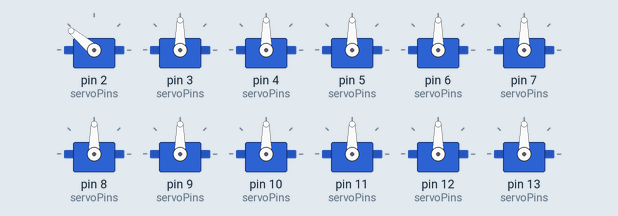
The sketch below on a simulated Arduino Uno, built with avr-gcc and run on an emulated ATmega328P. On the bench: 12 × servo.

Above: at 0.1 s.
At 10.1 s:
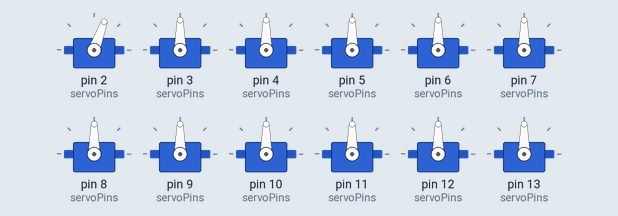
At 30.1 s:
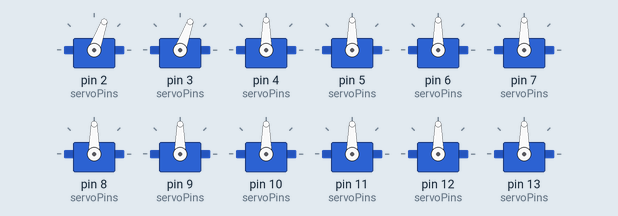
At 60.1 s:
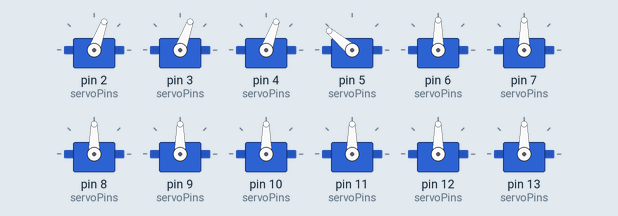
At 90.1 s:
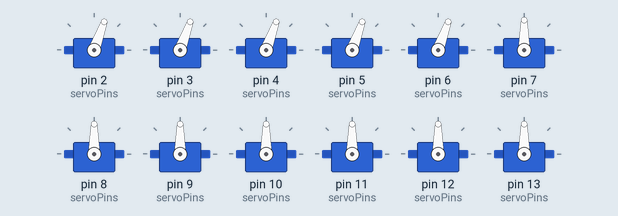
At 120.1 s:
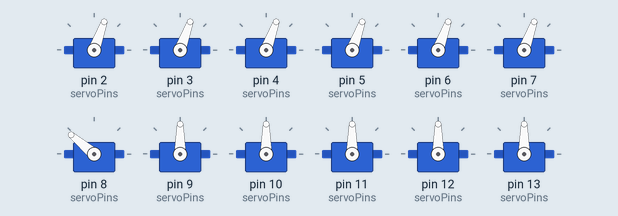
Timing chart, 0 to 121.6 s (numbered marks = the images above):
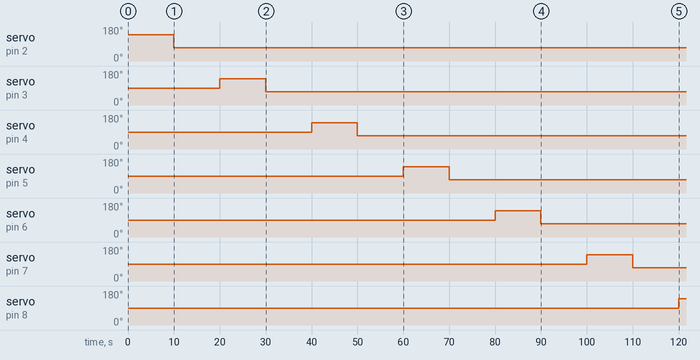

Measured:
- by itself, servo on pin 2 (servoPins): 140° → 70° at 10.0 s
- by itself, servo on pin 3 (servoPins): 90° → 140° at 20.0 s, → 70° 10.0 s later
- by itself, servo on pin 4 (servoPins): 90° → 140° at 40.0 s, → 70° 10.0 s later
- by itself, servo on pin 5 (servoPins): 90° → 140° at 60.0 s, → 70° 10.0 s later
- by itself, servo on pin 6 (servoPins): 90° → 140° at 80.0 s, → 70° 10.0 s later
- by itself, servo on pin 7 (servoPins): 90° → 140° at 100 s, → 70° 10.0 s later
- by itself, servo on pin 8 (servoPins): 90° → 140° at 120 s

The sketch:

Servos12Rotation2Darray.ino
```cpp
#include<Servo.h>
Servo servos[4][3];
int servoPins[4][3]={{2,3,4},{5,6,7},{8,9,10},{11,12,13}};

void setup() {
  for(int i=0;i<4;i++){
    for(int j=0;j<3;j++){
      servos[i][j].attach(servoPins[i][j]);
    }
  }
}

void loop() {
  for(int i=0;i<4;i++){
    for(int j=0;j<3;j++){
      servos[i][j].write(140);
      delay(10000);
      servos[i][j].write(70);
      delay(10000);

    }
  }


}
```
